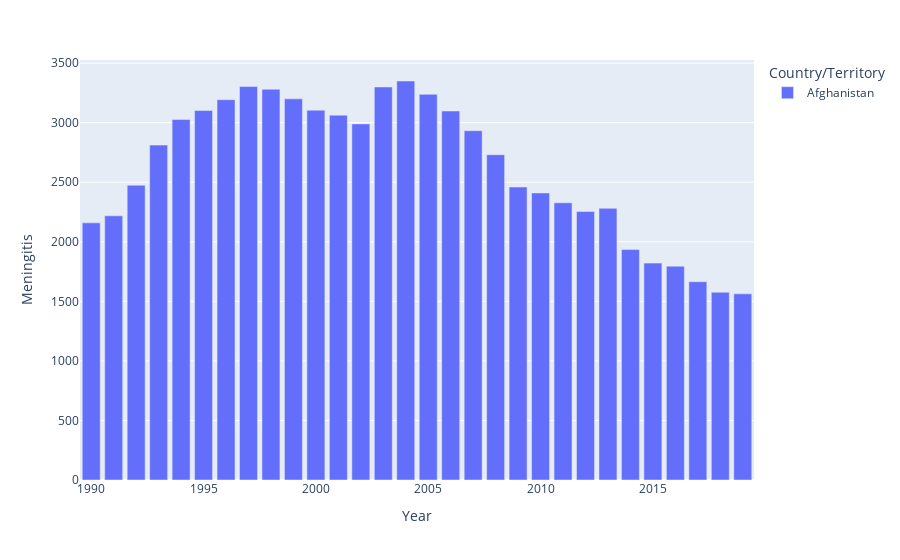

Notebook code for this chart:
### Code cell
country_data = df2.loc[df2['Country/Territory'] == 'Afghanistan']
fig = px.bar(country_data, x = "Year" , y="Meningitis", color = "Country/Territory")
fig.show()

### Figure 1 — Plotly figure (JSON) as saved in the notebook; plotly's stock layout.template omitted (floating-point values rounded to 4 significant figures)
{"data": [{"alignmentgroup": "True", "hovertemplate": "Country/Territory=Afghanistan<br>Year=%{x}<br>Meningitis=%{y}<extra></extra>", "legendgroup": "Afghanistan", "marker": {"color": "#636efa", "pattern": {"shape": ""}}, "name": "Afghanistan", "offsetgroup": "Afghanistan", "orientation": "v", "showlegend": true, "textposition": "auto", "type": "bar", "x": [1990, 1991, 1992, 1993, 1994, 1995, 1996, 1997, 1998, 1999, 2000, 2001, 2002, 2003, 2004, 2005, 2006, 2007, 2008, 2009, 2010, 2011, 2012, 2013, 2014, 2015, 2016, 2017, 2018, 2019], "xaxis": "x", "y": [2159, 2218, 2475, 2812, 3027, 3102, 3193, 3304, 3281, 3200, 3105, 3063, 2990, 3300, 3350, 3238, 3098, 2933, 2731, 2460, 2410, 2327, 2254, 2281, 1935, 1821, 1795, 1665, 1576, 1563], "yaxis": "y"}], "layout": {"barmode": "relative", "legend": {"title": {"text": "Country/Territory"}, "tracegroupgap": 0}, "margin": {"t": 60}, "xaxis": {"anchor": "y", "domain": [0, 1], "title": {"text": "Year"}}, "yaxis": {"anchor": "x", "domain": [0, 1], "title": {"text": "Meningitis"}}}}
